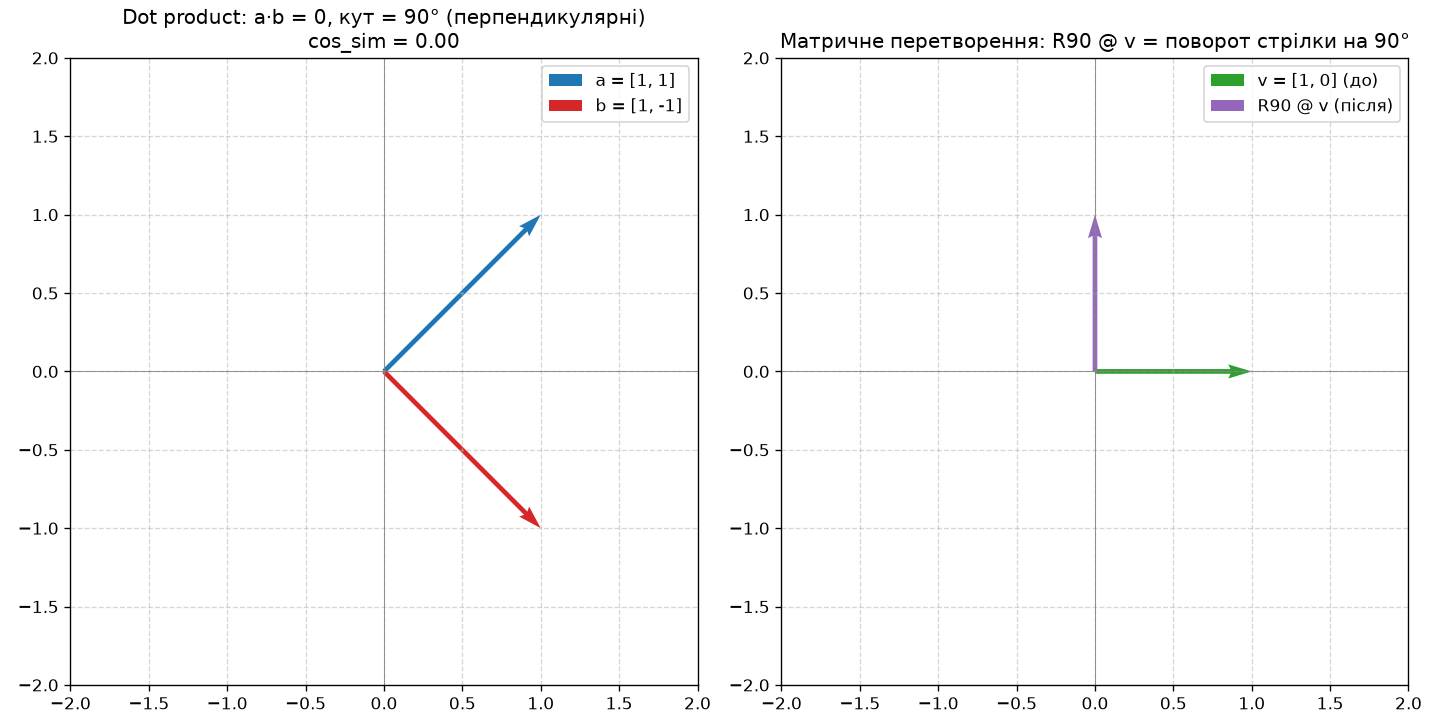

The Python source for this figure:
import numpy as np
import matplotlib.pyplot as plt

fig, axes = plt.subplots(1, 2, figsize=(12, 6))

# --- Ліва панель: dot product / кут між двома векторами ---
ax = axes[0]
a = np.array([1, 1])
b = np.array([1, -1])
dot = a @ b
cos_sim = dot / (np.linalg.norm(a) * np.linalg.norm(b))

ax.quiver(0, 0, a[0], a[1], angles="xy", scale_units="xy", scale=1, color="tab:blue", label="a = [1, 1]")
ax.quiver(0, 0, b[0], b[1], angles="xy", scale_units="xy", scale=1, color="tab:red", label="b = [1, -1]")
ax.set_xlim(-2, 2)
ax.set_ylim(-2, 2)
ax.axhline(0, color="gray", linewidth=0.5)
ax.axvline(0, color="gray", linewidth=0.5)
ax.set_aspect("equal")
ax.grid(True, linestyle="--", alpha=0.5)
ax.legend()
ax.set_title(f"Dot product: a·b = {dot}, кут = 90° (перпендикулярні)\ncos_sim = {cos_sim:.2f}")

# --- Права панель: матричне перетворення (поворот на 90°) ---
ax = axes[1]
R90 = np.array([[0, -1], [1, 0]])
v = np.array([1, 0])
v_rotated = R90 @ v

ax.quiver(0, 0, v[0], v[1], angles="xy", scale_units="xy", scale=1, color="tab:green", label="v = [1, 0] (до)")
ax.quiver(0, 0, v_rotated[0], v_rotated[1], angles="xy", scale_units="xy", scale=1, color="tab:purple", label="R90 @ v (після)")
ax.set_xlim(-2, 2)
ax.set_ylim(-2, 2)
ax.axhline(0, color="gray", linewidth=0.5)
ax.axvline(0, color="gray", linewidth=0.5)
ax.set_aspect("equal")
ax.grid(True, linestyle="--", alpha=0.5)
ax.legend()
ax.set_title("Матричне перетворення: R90 @ v = поворот стрілки на 90°")

plt.tight_layout()
plt.savefig("code/phase-1/02b_matrices_viz.png", dpi=120)
print("saved to code/phase-1/02b_matrices_viz.png")
